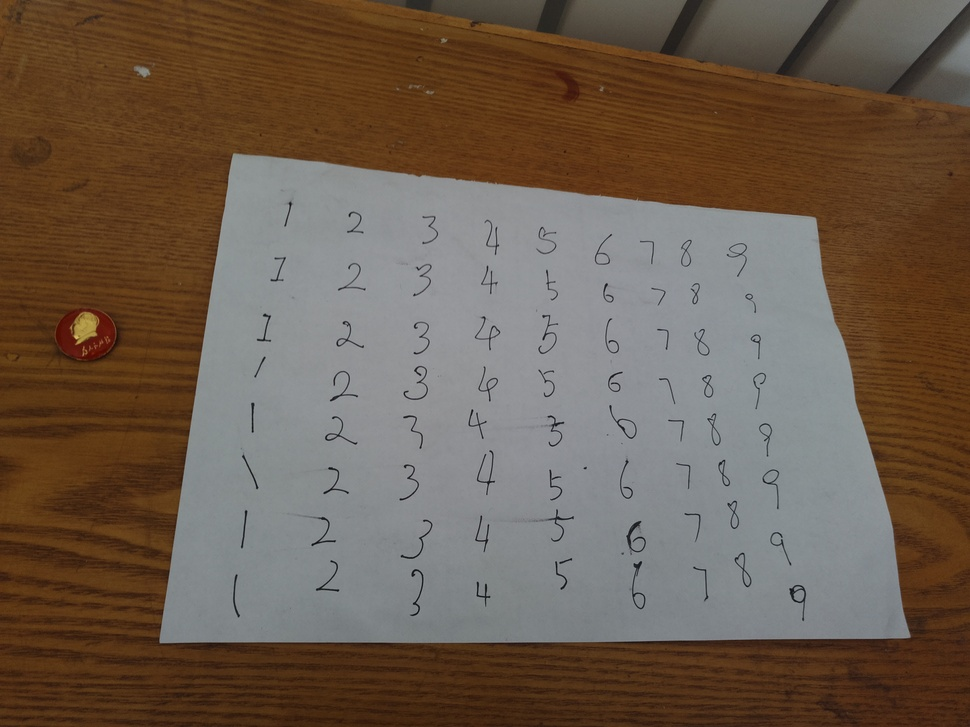
#> input picture 02.寻找A4纸所在的四边形区域与变形/src/raw_numbers_img.jpg, 970 x 727 px, shrunk from 4000 x 3000 before the run
$ python find_segments.py
#> lines starting #> are read from the running program, lines starting #| are printed output that depends on the picture; after the words box and inside, x2 and y2 are one past the last pixel; in counts of white or black regions, pixels touching at a corner belong together
import numpy as np
import cv2


gray = cv2.imread('./raw_numbers_img.jpg', cv2.IMREAD_GRAYSCALE)
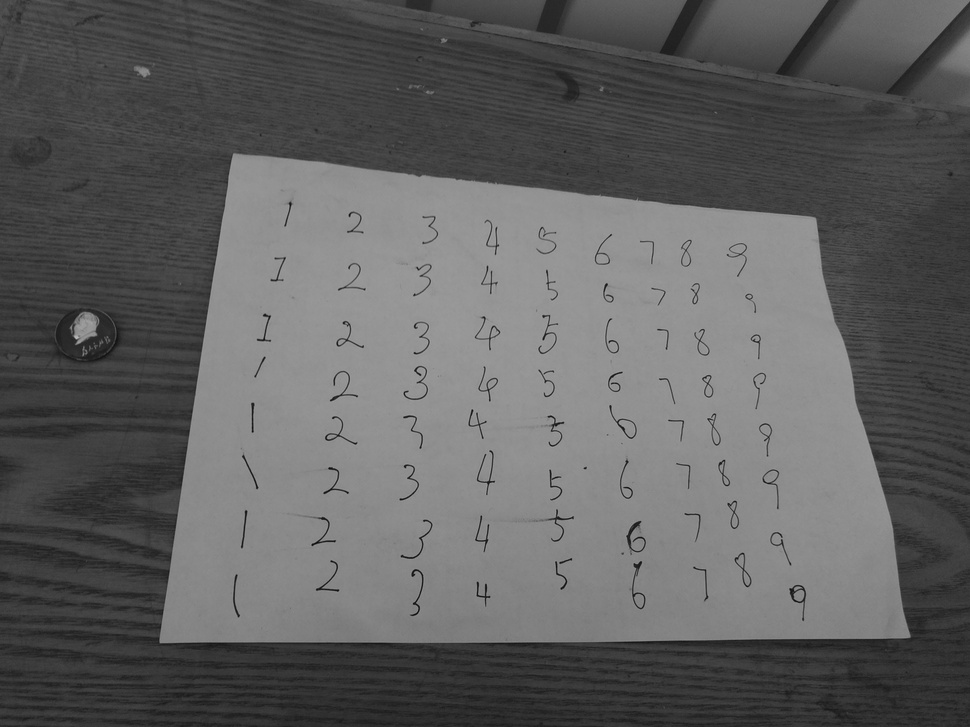
#> gray: shape (727, 970); min 10, max 186, mean 95.3


# gray_blur = cv2.GaussianBlur(gray,(3,3),0)
gray_blur = cv2.medianBlur(gray,5)
edges = cv2.Canny(gray_blur, 50, 150, apertureSize = 3)
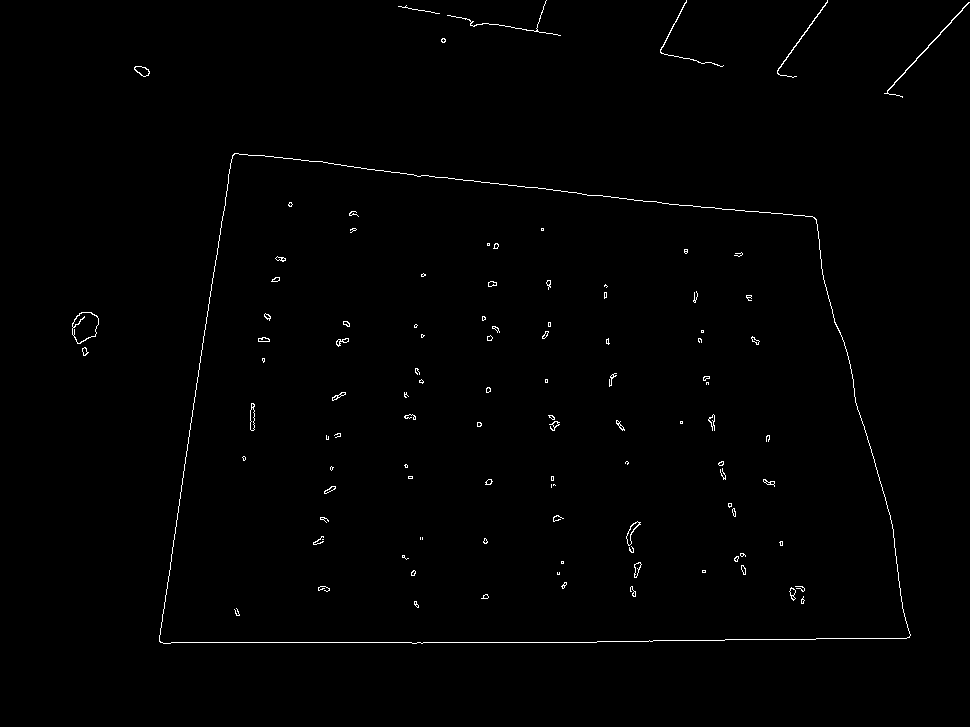
#> edges: shape (727, 970); 0.71% white in thin lines or dots, all inside (x1, y1, x2, y2) = (72, 0, 970, 644)

kernel = cv2.getStructuringElement(cv2.MORPH_CROSS,(3,3))
edges_dilate = cv2.dilate(edges, kernel, iterations=1)
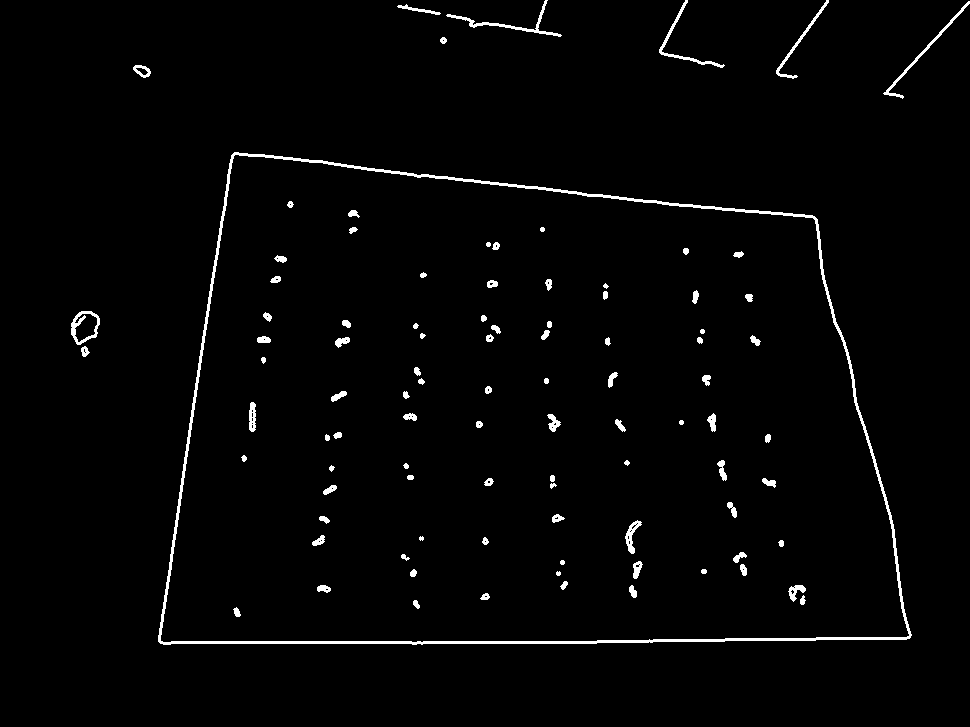
#> edges_dilate: shape (727, 970); 1.9% white; 96 white regions (1 under 20 px), largest, box (x1, y1, x2, y2) and area: (158, 152, 912, 645) 6721, (446, 0, 562, 37) 462, (883, 1, 970, 99) 414
lines = cv2.HoughLinesP(edges_dilate, 10, np.pi/180, 1000) #这里对最后一个参数使用了经验型的值
#> lines = 17 rows, first 6: [597, 640, 815, 640], [248, 156, 253, 156], [361, 169, 567, 190], [159, 642, 648, 642], [521, 185, 524, 185], [763, 211, 770, 211]

kernel = cv2.getStructuringElement(cv2.MORPH_CROSS,(9,9))
edges = cv2.dilate(edges, kernel, iterations=3)
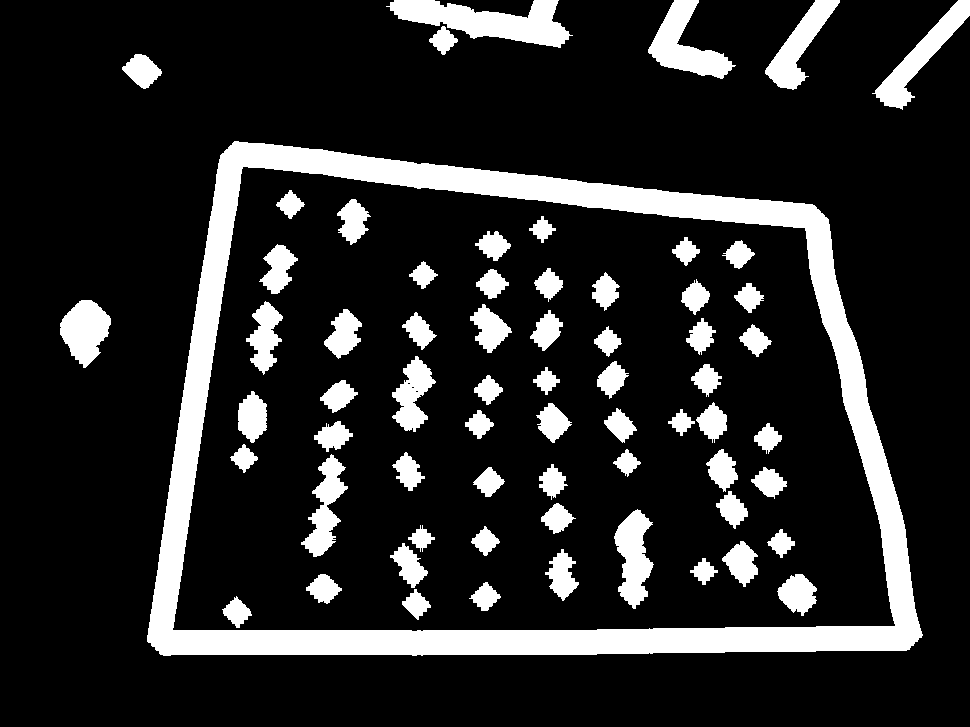
#> edges: shape (727, 970); 16% white; 66 white regions, largest, box (x1, y1, x2, y2) and area: (147, 141, 923, 656) 55703, (386, 0, 573, 48) 4646, (648, 0, 736, 79) 2970

canvas = cv2.cvtColor(gray, cv2.COLOR_GRAY2BGR)

for line in lines:

    (x1, y1, x2, y2) = line[0]
    cv2.line(canvas, (x1, y1), (x2, y2), (0,0,255), 2)
#> this loop made 17 passes
#> (x1, y1, x2, y2) on passes 1 to 12: (597, 640, 815, 640), (248, 156, 253, 156), (361, 169, 567, 190), (159, 642, 648, 642), (521, 185, 524, 185), (763, 211, 770, 211), (553, 191, 769, 213), (220, 224, 220, 221), (181, 481, 181, 478), (214, 277, 231, 155), (167, 594, 209, 291), (448, 179, 454, 179)
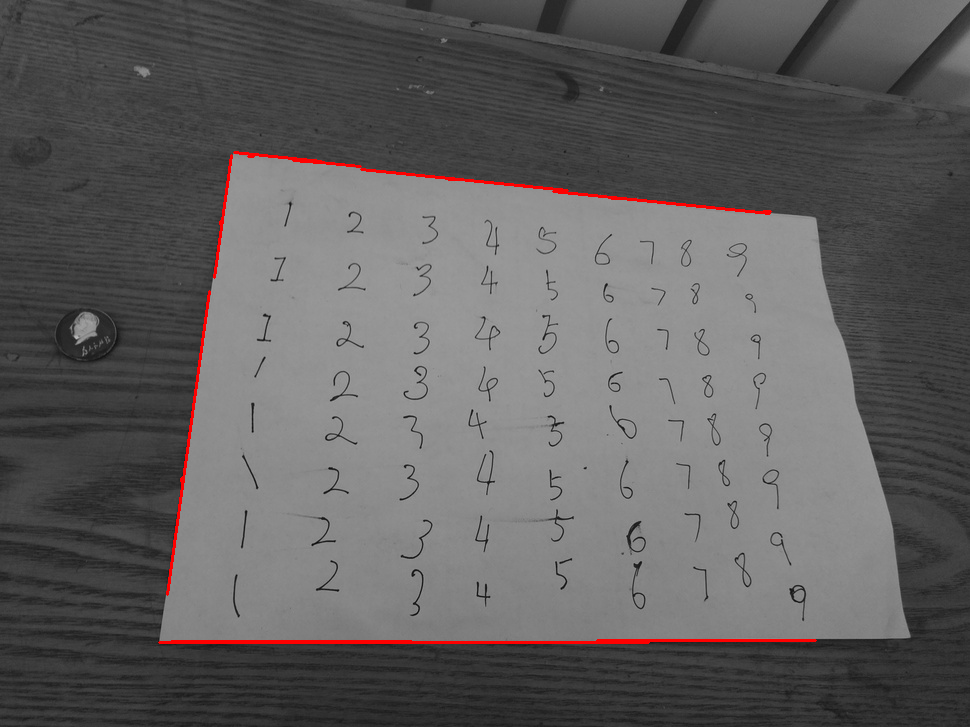
#> canvas: shape (727, 970, 3); mean B, G, R 94.5, 94.5, 96.5

cv2.namedWindow('Canny', flags=cv2.WINDOW_NORMAL | cv2.WINDOW_FREERATIO)
cv2.namedWindow('Result', flags=cv2.WINDOW_NORMAL | cv2.WINDOW_FREERATIO)
cv2.imshow('Canny', edges_dilate )
cv2.imshow('Result', canvas)
cv2.waitKey(0)
cv2.destroyAllWindows()
